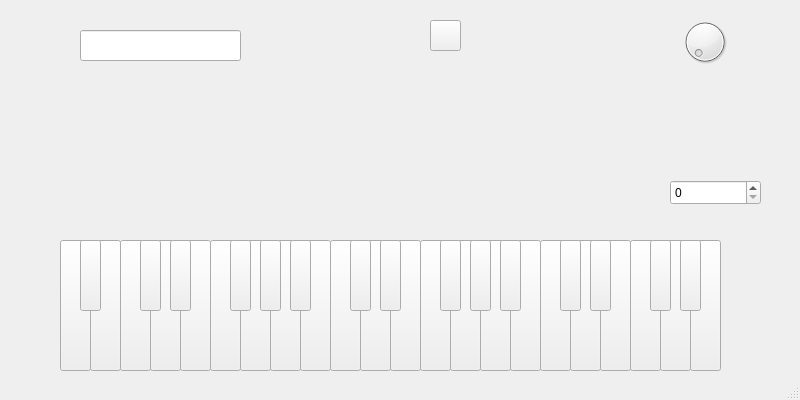
<?xml version="1.0" encoding="UTF-8"?>
<ui version="4.0">
 <class>piano</class>
 <widget class="QMainWindow" name="piano">
  <property name="geometry">
   <rect>
    <x>0</x>
    <y>0</y>
    <width>800</width>
    <height>400</height>
   </rect>
  </property>
  <property name="minimumSize">
   <size>
    <width>800</width>
    <height>400</height>
   </size>
  </property>
  <property name="maximumSize">
   <size>
    <width>800</width>
    <height>400</height>
   </size>
  </property>
  <property name="windowTitle">
   <string>MainWindow</string>
  </property>
  <property name="styleSheet">
   <string notr="true">#piano{background-image: url(:/image/newpiano.png)}</string>
  </property>
  <widget class="QWidget" name="centralwidget">
   <widget class="QPushButton" name="pushButtona2">
    <property name="geometry">
     <rect>
      <x>60</x>
      <y>240</y>
      <width>31</width>
      <height>131</height>
     </rect>
    </property>
    <property name="text">
     <string/>
    </property>
   </widget>
   <widget class="QDial" name="volume_button">
    <property name="geometry">
     <rect>
      <x>680</x>
      <y>10</y>
      <width>50</width>
      <height>64</height>
     </rect>
    </property>
   </widget>
   <widget class="QPushButton" name="record_button">
    <property name="geometry">
     <rect>
      <x>430</x>
      <y>20</y>
      <width>31</width>
      <height>31</height>
     </rect>
    </property>
    <property name="text">
     <string/>
    </property>
   </widget>
   <widget class="QLineEdit" name="show_cur">
    <property name="geometry">
     <rect>
      <x>80</x>
      <y>30</y>
      <width>161</width>
      <height>31</height>
     </rect>
    </property>
   </widget>
   <widget class="QPushButton" name="pushButtonc5">
    <property name="geometry">
     <rect>
      <x>540</x>
      <y>240</y>
      <width>31</width>
      <height>131</height>
     </rect>
    </property>
    <property name="text">
     <string/>
    </property>
   </widget>
   <widget class="QPushButton" name="pushButtonb4">
    <property name="geometry">
     <rect>
      <x>510</x>
      <y>240</y>
      <width>31</width>
      <height>131</height>
     </rect>
    </property>
    <property name="text">
     <string/>
    </property>
   </widget>
   <widget class="QPushButton" name="pushButtona4">
    <property name="geometry">
     <rect>
      <x>480</x>
      <y>240</y>
      <width>31</width>
      <height>131</height>
     </rect>
    </property>
    <property name="text">
     <string/>
    </property>
   </widget>
   <widget class="QPushButton" name="pushButtong4">
    <property name="geometry">
     <rect>
      <x>450</x>
      <y>240</y>
      <width>31</width>
      <height>131</height>
     </rect>
    </property>
    <property name="text">
     <string/>
    </property>
   </widget>
   <widget class="QPushButton" name="pushButtonf4">
    <property name="geometry">
     <rect>
      <x>420</x>
      <y>240</y>
      <width>31</width>
      <height>131</height>
     </rect>
    </property>
    <property name="text">
     <string/>
    </property>
   </widget>
   <widget class="QPushButton" name="pushButtone4">
    <property name="geometry">
     <rect>
      <x>390</x>
      <y>240</y>
      <width>31</width>
      <height>131</height>
     </rect>
    </property>
    <property name="text">
     <string/>
    </property>
   </widget>
   <widget class="QPushButton" name="pushButtond4">
    <property name="geometry">
     <rect>
      <x>360</x>
      <y>240</y>
      <width>31</width>
      <height>131</height>
     </rect>
    </property>
    <property name="text">
     <string/>
    </property>
   </widget>
   <widget class="QPushButton" name="pushButtonc4">
    <property name="geometry">
     <rect>
      <x>330</x>
      <y>240</y>
      <width>31</width>
      <height>131</height>
     </rect>
    </property>
    <property name="text">
     <string/>
    </property>
   </widget>
   <widget class="QPushButton" name="pushButtonb3">
    <property name="geometry">
     <rect>
      <x>300</x>
      <y>240</y>
      <width>31</width>
      <height>131</height>
     </rect>
    </property>
    <property name="text">
     <string/>
    </property>
   </widget>
   <widget class="QPushButton" name="pushButtona3">
    <property name="geometry">
     <rect>
      <x>270</x>
      <y>240</y>
      <width>31</width>
      <height>131</height>
     </rect>
    </property>
    <property name="text">
     <string/>
    </property>
   </widget>
   <widget class="QPushButton" name="pushButtong3">
    <property name="geometry">
     <rect>
      <x>240</x>
      <y>240</y>
      <width>31</width>
      <height>131</height>
     </rect>
    </property>
    <property name="text">
     <string/>
    </property>
   </widget>
   <widget class="QPushButton" name="pushButtonf3">
    <property name="geometry">
     <rect>
      <x>210</x>
      <y>240</y>
      <width>31</width>
      <height>131</height>
     </rect>
    </property>
    <property name="text">
     <string/>
    </property>
   </widget>
   <widget class="QPushButton" name="pushButtone3">
    <property name="geometry">
     <rect>
      <x>180</x>
      <y>240</y>
      <width>31</width>
      <height>131</height>
     </rect>
    </property>
    <property name="text">
     <string/>
    </property>
   </widget>
   <widget class="QPushButton" name="pushButtond3">
    <property name="geometry">
     <rect>
      <x>150</x>
      <y>240</y>
      <width>31</width>
      <height>131</height>
     </rect>
    </property>
    <property name="text">
     <string/>
    </property>
   </widget>
   <widget class="QPushButton" name="pushButtonc3">
    <property name="geometry">
     <rect>
      <x>120</x>
      <y>240</y>
      <width>31</width>
      <height>131</height>
     </rect>
    </property>
    <property name="text">
     <string/>
    </property>
   </widget>
   <widget class="QPushButton" name="pushButtonb2">
    <property name="geometry">
     <rect>
      <x>90</x>
      <y>240</y>
      <width>31</width>
      <height>131</height>
     </rect>
    </property>
    <property name="text">
     <string/>
    </property>
   </widget>
   <widget class="QPushButton" name="pushButtona2s">
    <property name="geometry">
     <rect>
      <x>80</x>
      <y>240</y>
      <width>21</width>
      <height>71</height>
     </rect>
    </property>
    <property name="text">
     <string/>
    </property>
   </widget>
   <widget class="QPushButton" name="pushButtonc3s">
    <property name="geometry">
     <rect>
      <x>140</x>
      <y>240</y>
      <width>21</width>
      <height>71</height>
     </rect>
    </property>
    <property name="text">
     <string/>
    </property>
   </widget>
   <widget class="QPushButton" name="pushButtona4s">
    <property name="geometry">
     <rect>
      <x>500</x>
      <y>240</y>
      <width>21</width>
      <height>71</height>
     </rect>
    </property>
    <property name="text">
     <string/>
    </property>
   </widget>
   <widget class="QPushButton" name="pushButtong4s">
    <property name="geometry">
     <rect>
      <x>470</x>
      <y>240</y>
      <width>21</width>
      <height>71</height>
     </rect>
    </property>
    <property name="text">
     <string/>
    </property>
   </widget>
   <widget class="QPushButton" name="pushButtonf4s">
    <property name="geometry">
     <rect>
      <x>440</x>
      <y>240</y>
      <width>21</width>
      <height>71</height>
     </rect>
    </property>
    <property name="text">
     <string/>
    </property>
   </widget>
   <widget class="QPushButton" name="pushButtond4s">
    <property name="geometry">
     <rect>
      <x>380</x>
      <y>240</y>
      <width>21</width>
      <height>71</height>
     </rect>
    </property>
    <property name="text">
     <string/>
    </property>
   </widget>
   <widget class="QPushButton" name="pushButtonc4s">
    <property name="geometry">
     <rect>
      <x>350</x>
      <y>240</y>
      <width>21</width>
      <height>71</height>
     </rect>
    </property>
    <property name="text">
     <string/>
    </property>
   </widget>
   <widget class="QPushButton" name="pushButtona3s">
    <property name="geometry">
     <rect>
      <x>290</x>
      <y>240</y>
      <width>21</width>
      <height>71</height>
     </rect>
    </property>
    <property name="text">
     <string/>
    </property>
   </widget>
   <widget class="QPushButton" name="pushButtong3s">
    <property name="geometry">
     <rect>
      <x>260</x>
      <y>240</y>
      <width>21</width>
      <height>71</height>
     </rect>
    </property>
    <property name="text">
     <string/>
    </property>
   </widget>
   <widget class="QPushButton" name="pushButtonf3s">
    <property name="geometry">
     <rect>
      <x>230</x>
      <y>240</y>
      <width>21</width>
      <height>71</height>
     </rect>
    </property>
    <property name="text">
     <string/>
    </property>
   </widget>
   <widget class="QPushButton" name="pushButtond3s">
    <property name="geometry">
     <rect>
      <x>170</x>
      <y>240</y>
      <width>21</width>
      <height>71</height>
     </rect>
    </property>
    <property name="text">
     <string/>
    </property>
   </widget>
   <widget class="QPushButton" name="pushButtond5">
    <property name="geometry">
     <rect>
      <x>570</x>
      <y>240</y>
      <width>31</width>
      <height>131</height>
     </rect>
    </property>
    <property name="text">
     <string/>
    </property>
   </widget>
   <widget class="QPushButton" name="pushButtone5">
    <property name="geometry">
     <rect>
      <x>600</x>
      <y>240</y>
      <width>31</width>
      <height>131</height>
     </rect>
    </property>
    <property name="text">
     <string/>
    </property>
   </widget>
   <widget class="QPushButton" name="pushButtond5s">
    <property name="geometry">
     <rect>
      <x>590</x>
      <y>240</y>
      <width>21</width>
      <height>71</height>
     </rect>
    </property>
    <property name="text">
     <string/>
    </property>
   </widget>
   <widget class="QPushButton" name="pushButtonc5s">
    <property name="geometry">
     <rect>
      <x>560</x>
      <y>240</y>
      <width>21</width>
      <height>71</height>
     </rect>
    </property>
    <property name="text">
     <string/>
    </property>
   </widget>
   <widget class="QPushButton" name="pushButtona5">
    <property name="geometry">
     <rect>
      <x>690</x>
      <y>240</y>
      <width>31</width>
      <height>131</height>
     </rect>
    </property>
    <property name="text">
     <string/>
    </property>
   </widget>
   <widget class="QPushButton" name="pushButtong5">
    <property name="geometry">
     <rect>
      <x>660</x>
      <y>240</y>
      <width>31</width>
      <height>131</height>
     </rect>
    </property>
    <property name="text">
     <string/>
    </property>
   </widget>
   <widget class="QPushButton" name="pushButtonf5">
    <property name="geometry">
     <rect>
      <x>630</x>
      <y>240</y>
      <width>31</width>
      <height>131</height>
     </rect>
    </property>
    <property name="text">
     <string/>
    </property>
   </widget>
   <widget class="QPushButton" name="pushButtong5s">
    <property name="geometry">
     <rect>
      <x>680</x>
      <y>240</y>
      <width>21</width>
      <height>71</height>
     </rect>
    </property>
    <property name="text">
     <string/>
    </property>
   </widget>
   <widget class="QPushButton" name="pushButtonf5s">
    <property name="geometry">
     <rect>
      <x>650</x>
      <y>240</y>
      <width>21</width>
      <height>71</height>
     </rect>
    </property>
    <property name="text">
     <string/>
    </property>
   </widget>
   <widget class="QSpinBox" name="tuneEditBox">
    <property name="geometry">
     <rect>
      <x>670</x>
      <y>180</y>
      <width>91</width>
      <height>25</height>
     </rect>
    </property>
   </widget>
  </widget>
  <widget class="QMenuBar" name="menubar">
   <property name="geometry">
    <rect>
     <x>0</x>
     <y>0</y>
     <width>800</width>
     <height>25</height>
    </rect>
   </property>
  </widget>
  <widget class="QStatusBar" name="statusbar"/>
 </widget>
 <resources/>
 <connections/>
</ui>
